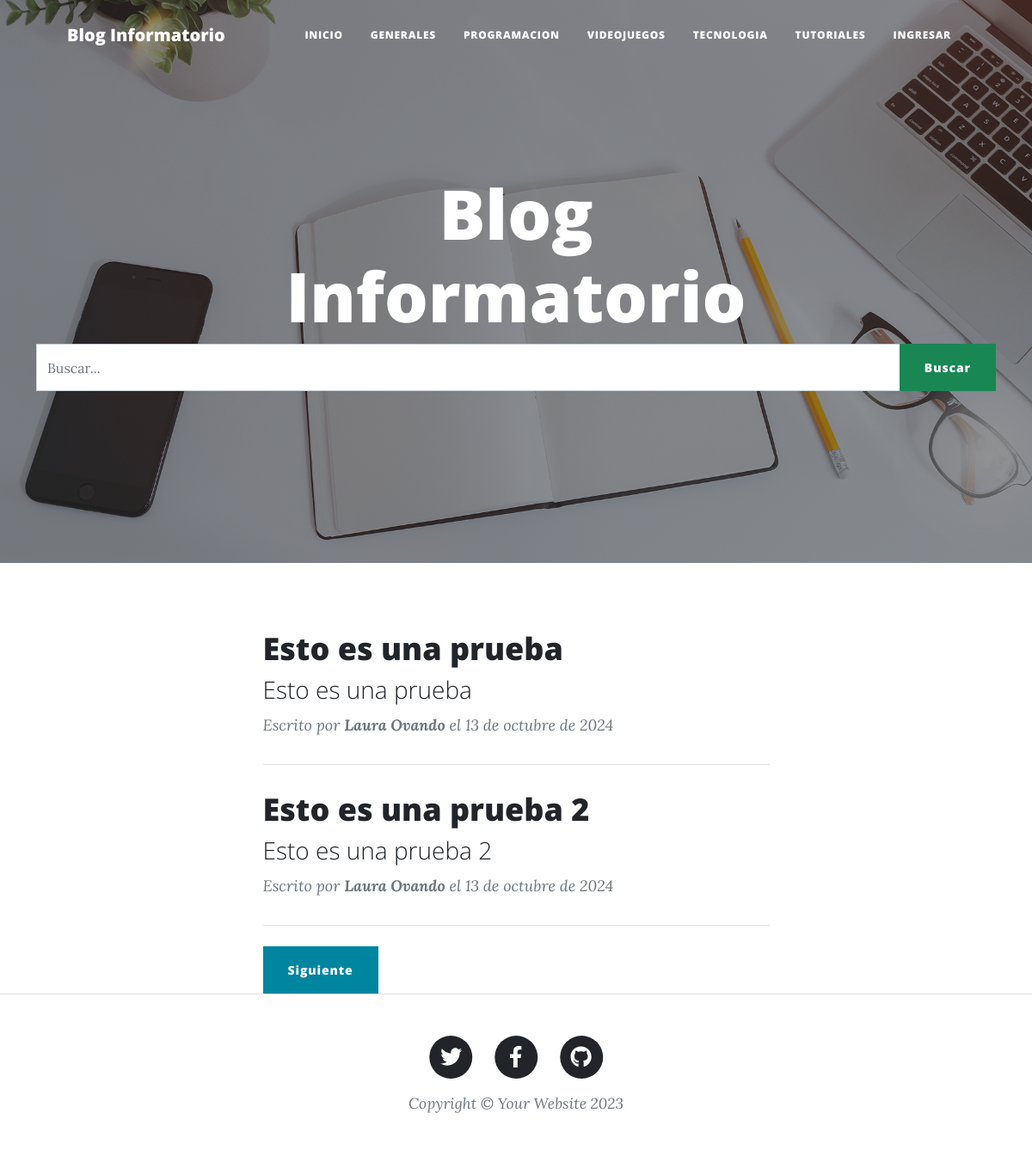
The page / on the database its author committed.
### GestionDeBlog/models.py (models this page shows, shortened)
class Post(models.Model):
    id = models.AutoField(primary_key=True)
    titulo = models.CharField('Titulo', max_length=150, blank=False, null=False)
    slug = models.CharField('Slug', max_length=100, blank=False, null=False)
    descripcion = models.CharField('Descripcion', max_length=255, blank=False, null=False)
    contenido = RichTextField()
    imagen = models.URLField(max_length=255, blank=False, null=False)
    autor = models.ForeignKey(Usuario, on_delete=models.CASCADE)
    categoria = models.ForeignKey(Categoria, on_delete=models.CASCADE)
    estado = models.BooleanField('Publicado / No Publicado', default=True)
    fecha_creacion = models.DateField('Fecha de Creacion', auto_now=False, auto_now_add=True)
    class Meta:
        verbose_name = 'Post'
        verbose_name_plural = 'Posts'

class Usuario(AbstractUser):
    REQUIRED_FIELDS = ['first_name', 'last_name', 'email']
    def __str__(self):
        return f'{self.first_name} {self.last_name}'

### GestionDeBlog/views.py (the view)
# urls.py: 2. Add a URL to urlpatterns:  path('', views.home, name='home')
def home(request):
    queryset = request.GET.get("buscar")
    post = Post.objects.filter(estado = True)
    if queryset:
        post = Post.objects.filter(
            Q(titulo__icontains = queryset) |
            Q(descripcion__icontains = queryset)
        ).distinct()
    paginator = Paginator(post, 2)
    page = request.GET.get('page')
    post = paginator.get_page(page)
    return render(request, 'index.html', {'post':post})

### GestionDeBlog/templates/index.html (shortened to what this page needs)
{% load static %}
<!DOCTYPE html>
<html lang="es">
    <head>
        <link href="{% static 'css/styles.css' %}" rel="stylesheet" />
    </head>
    <body>
        <nav class="navbar navbar-expand-lg navbar-light" id="mainNav">
            <div class="container px-4 px-lg-5">
                <a class="navbar-brand" href={% url 'inicio' %}>Blog Informatorio</a>
                <div class="collapse navbar-collapse" id="navbarResponsive">
                    <ul class="navbar-nav ms-auto py-4 py-lg-0">
                        <li class="nav-item"><a class="nav-link px-lg-3 py-3 py-lg-4" href={% url 'inicio' %}>Inicio</a></li>
                        <li class="nav-item"><a class="nav-link px-lg-3 py-3 py-lg-4" href={% url 'generales' %}>Generales</a></li>
                        <li class="nav-item"><a class="nav-link px-lg-3 py-3 py-lg-4" href={% url 'programacion' %}>Programacion</a></li>
                        <li class="nav-item"><a class="nav-link px-lg-3 py-3 py-lg-4" href={% url 'videojuegos' %}>Videojuegos</a></li>
                        <li class="nav-item"><a class="nav-link px-lg-3 py-3 py-lg-4" href={% url 'tecnologia' %}>Tecnologia</a></li>
                        <li class="nav-item"><a class="nav-link px-lg-3 py-3 py-lg-4" href={% url 'tutoriales' %}>Tutoriales</a></li>
                        {% if request.user.is_authenticated and user.username == 'admin' %}
                            <div class="dropdown">
                                <button class="btn btn-secondary dropdown-toggle" type="button" id="dropdownMenuButton1" data-bs-toggle="dropdown" aria-expanded="false">
                                    ¿Que quieres hacer?
                                </button>
                                <ul class="dropdown-menu" aria-labelledby="dropdownMenuButton1">
                                    <li><a class="dropdown-item" href={% url 'posts' %}>Gestion de Post</a></li>
                                    <li><a class="dropdown-item" href={% url 'categorias' %}>Gestion de Categorias</a></li>
                                    <li><a class="dropdown-item" href={% url 'usuarios' %}>Gestion de Usuarios</a></li>
                                </ul>
                            </div>
                            <li class="nav-item"><a class="nav-link px-lg-3 py-3 py-lg-4" href={% url 'exit' %}>Salir</a></li>
                        {% else %}
                            <li class="nav-item"><a class="nav-link px-lg-3 py-3 py-lg-4" href={% url 'login' %}>Ingresar</a></li>
                        {% endif %}
                    </ul>
                </div>
            </div>
        </nav>
        <header class="masthead" style="background-image: url('{% block imagen %} {% static 'assets/img/home-bg.jpg' %} {% endblock imagen %}')">
            <div class="container position-relative px-4 px-lg-5">
                <div class="row gx-4 gx-lg-5 justify-content-center">
                    <div class="col-md-10 col-lg-8 col-xl-7">
                        <div class="site-heading">
                            <h1>{% block titulo_principal %} Blog Informatorio {% endblock titulo_principal %}</h1>
                        </div>
                    </div>
                </div>
            </div>
            {% block barra_busqueda %}
            <div class="container">
                <div class="row">
                    <div class="col-md-12 search">
                        <form method="get">
                            <div id="custom-search-input">
                                <div class="input-group col-md-12">
                                    <input type="text" class="form-control" placeholder="Buscar..." name="buscar" value="{{request.GET.buscar}}">
                                    <span class="input-group-list">
                                        <button type="submit" class="btn btn-success">Buscar</button>
                                    </span>
                                </div>
                            </div>
                        </form>
                    </div>
                </div>
            </div>
            {% endblock barra_busqueda %}
        </header>
        <div class="container px-4 px-lg-5">
            <div class="row gx-4 gx-lg-5 justify-content-center">
                <div class="col-md-10 col-lg-8 col-xl-7">
                    {% block contenido %}
                        {% if post %}
                        {% for p in post %}
                            <div class="post-preview">
                                <a href={% url 'detallepost' p.slug %}>
                                    <h2 class="post-title">{{p.titulo}}</h2>
                                    <h3 class="post-subtitle">{{p.descripcion}}</h3>
                                <p class="post-meta">
                                    Escrito por
                                    <strong> {{p.autor}} </strong> el
                                    {{p.fecha_creacion}}
                                </p>
                            </div>
                        <hr class="my-4" />
                        {% endfor %}
                        {% else %}
                            <h1> No existen Posts registrados! </h1>
                        {% endif %}
                    {% endblock contenido %}
                    <div class="row">
                        <div class="col-md-12 col-lg-12 col-sm-12 col-xs-12">
                            <div class="col-md-6 col-lg-6 col-sm-6 col-xs-6 float-right">
                                {% if post.has_next %}
                                    <div class="clearfix">
                                        <a href="?page={{ post.next_page_number }}{% if request.GET.search %} &q={{ request.GET.search }} {% endif %}" class="btn btn-primary float-rigth">Siguiente</a>
                                    </div>
                                {% endif %}
                            </div>
                        </div>
                    </div>
                </div>
            </div>
        </div>
        <footer class="border-top">
            <div class="container px-4 px-lg-5">
                <div class="row gx-4 gx-lg-5 justify-content-center">
                    <div class="col-md-10 col-lg-8 col-xl-7">
                        <ul class="list-inline text-center">
                            <li class="list-inline-item">
                                <a href="#!">
                                    <span class="fa-stack fa-lg">
                                        <i class="fas fa-circle fa-stack-2x"></i>
                                        <i class="fab fa-twitter fa-stack-1x fa-inverse"></i>
                                    </span>
                                </a>
                            </li>
                            <li class="list-inline-item">
                                <a href="#!">
                                    <span class="fa-stack fa-lg">
                                        <i class="fas fa-circle fa-stack-2x"></i>
                                        <i class="fab fa-facebook-f fa-stack-1x fa-inverse"></i>
                                    </span>
                                </a>
                            </li>
                            <li class="list-inline-item">
                                <a href="https://github.com/NicoNunez4598/Blog_Informatorio">
                                    <span class="fa-stack fa-lg">
                                        <i class="fas fa-circle fa-stack-2x"></i>
                                        <i class="fab fa-github fa-stack-1x fa-inverse"></i>
                                    </span>
                                </a>
                            </li>
                        </ul>
                        <div class="small text-center text-muted fst-italic">Copyright &copy; Your Website 2023</div>
                    </div>
                </div>
            </div>
        </footer>
    </body>
</html>

### rows shown on the page
Post: titulo "Esto es una prueba", descripcion "Esto es una prueba", autor "Laura Ovando", fecha_creacion "13 de octubre de 2024"
Post: titulo "Esto es una prueba 2", descripcion "Esto es una prueba 2", autor "Laura Ovando", fecha_creacion "13 de octubre de 2024"
